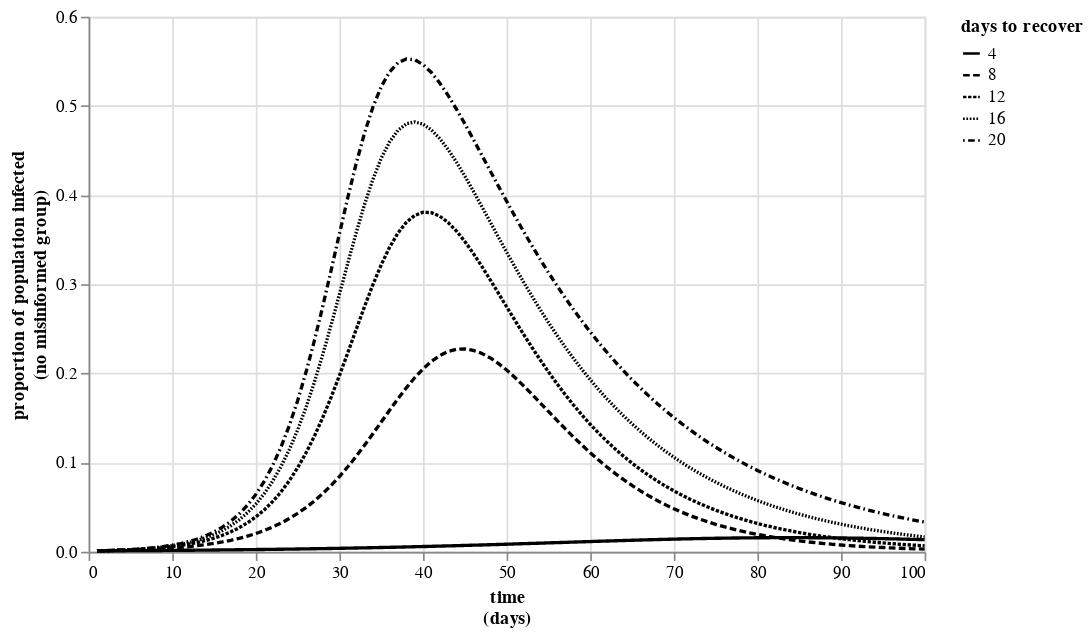

Here is the notebook cell this chart was saved with:
### Code cell
lines = alt.Chart(infections.melt(id_vars='day')).transform_filter(
    "datum.variable % 4 == 0"
).mark_line(size=2, color='black').encode(
    x = alt.X(
        'day:Q',
        title = ["time", "(days)"]
    ),
    y = alt.Y(
        'value:Q',
        title = ["proportion of population infected", "(no misinformed group)"],
#         scale = alt.Scale(domain=(0,1))
    ),
    strokeDash = alt.StrokeDash(
        'variable:N',
        title = "days to recover",
#         legend=None
    ) 
#     shape = alt.Shape(
#         'variable:N'
#     ),
#     color = alt.Color(
#         'variable:N',
#         legend = alt.Legend(title='days to recover')
#     )
).properties(width=500, height=320)
# .configure_axis(
#     titleFontSize=15,
#     labelFontSize=14,
#     labelAngle=0
# ).configure_legend(
#     titleFontSize=15,
#     labelFontSize=14,
# )

# texts = alt.Chart(text_dfs).mark_text(dy=-7,dx=10,fontSize=14).encode(
#     x = 'peak_x:Q',
#     y = 'peak_y:Q',
#     text = 'text'
# )

# alt.layer(lines,texts).configure_axis(
#     titleFontSize=15,
#     labelFontSize=14,
#     labelAngle=0
# ).configure_legend(
#     titleFontSize=15,
#     labelFontSize=14,
# )

lines

### Figure 1 — Vega-Lite specification as saved in the notebook (floating-point values rounded to 4 significant figures; data arrays with more than 128 entries replaced by an {"elided": "..."} marker saying what was removed)
{"config": {"view": {"continuousWidth": 400, "continuousHeight": 300}}, "data": {"name": "data-f24842eafab3cc6fd758a51334ac48ed"}, "mark": {"type": "line", "color": "black", "size": 2}, "encoding": {"strokeDash": {"field": "variable", "title": "days to recover", "type": "nominal"}, "x": {"field": "day", "title": ["time", "(days)"], "type": "quantitative"}, "y": {"field": "value", "title": ["proportion of population infected", "(no misinformed group)"], "type": "quantitative"}}, "height": 320, "transform": [{"filter": "datum.variable % 4 == 0"}], "width": 500, "$schema": "https://vega.github.io/schema/vega-lite/v4.17.0.json", "datasets": {"data-f24842eafab3cc6fd758a51334ac48ed": {"elided": "2000 records"}}}
